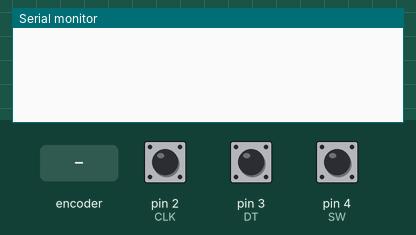
Simulated run of this sketch. Board: Arduino Uno, built with avr-gcc and run on an emulated ATmega328P. Parts: the last lines printed to the serial monitor. The test bench sets the inputs (shaded band); at power-on: pin 4 (SW) LOW, pin 2 (CLK) HIGH, pin 3 (DT) HIGH.

Above: at 1.2 s.
1.3 s: rotary encoder on pin 2 (CLK) / pin 3 (DT) turned 1 step (first pin leading)
At 2.6 s:
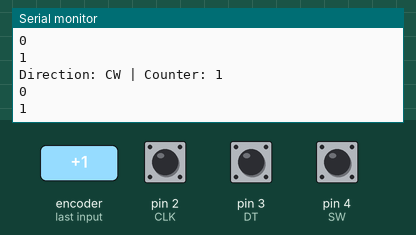
3.0 s: pin 4 (SW) pulled HIGH for 0.15 s
At 3.4 s:
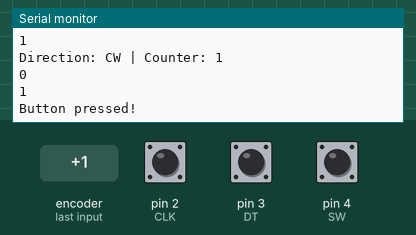
4.6 s: rotary encoder on pin 2 (CLK) / pin 3 (DT) turned 2 steps (second pin leading)
At 6.3 s:
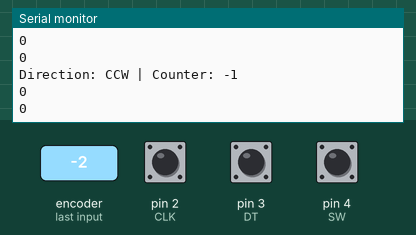

Measured:
- after the input at 1.3 s, the serial monitor: prints a new line at once (image 1)
- after the input at 3.0 s, the serial monitor: prints a new line at once (image 2)
- after the input at 4.6 s, the serial monitor: prints a new line at once (image 3)

The sketch:

Rotary_Encoder.ino
```cpp
// Rotary Encoder Inputs
#define CLK 2
#define DT 3
#define SW 4

int counter = 0;
int currentStateCLK;
int lastStateCLK;
String currentDir ="";
//unsigned long lastButtonPress = 0;

void setup() {

	// Set encoder pins as inputs
	pinMode(CLK,INPUT_PULLUP);
	pinMode(DT,INPUT_PULLUP);
	//pinMode(SW, INPUT_PULLUP);

	// Setup Serial Monitor
	Serial.begin(9600);

	// Read the initial state of CLK
	lastStateCLK = digitalRead(CLK);
	// lastStateCLK = 0;

}

void loop() {
  //Serial.print(lastStateCLK);
  // Serial.println(lastStateCLK);
	// Read the current state of CLK
	currentStateCLK = digitalRead(CLK);
  //Serial.println(digitalRead(CLK));
  //Serial.println(digitalRead(DT));

	// If last and current state of CLK are different, then pulse occurred
	// React to only 1 state change to avoid double count
	// if (currentStateCLK != lastStateCLK){
  //Serial.print("CLK = ");
  //if the state of Output A has changed (currentStateCLK != lastStateCLK) and output A is currently a 0 (currentStateCLK == 0)
  if (currentStateCLK != lastStateCLK  && currentStateCLK == 0){

		// If the DT state is different than the CLK state and CLK state is 0 (low), and since DT != CLK at this time,
    //that means we are CW because output A recevied a signal first meaning it touched a metal pad (pulling its value to ground, 0) first in the rotary encoder
    //Serial.println("inside first if");
    //if output B is different than output A (meaning output B is a 1 since Output A we already confirmed is a 0) then
    //this means that we are rotating clockwise because Output A will enter the metal pad before output B (Output A will be a 0
    //when output B is a 1 since we are rotating clockwise)
		if (digitalRead(DT) != currentStateCLK) {
      Serial.println("initial if");
      Serial.println(digitalRead(CLK));
      Serial.println(digitalRead(DT));
      //increment counter because we are rotating clockwise
			counter ++;
			currentDir ="CW";

    } else if (digitalRead(DT) == currentStateCLK)
    //this means that we are rotating counterclockwise because when Output B is equal to Output A, and we already confirmed that output A is a 0, this means
    //that we have rotated counterclockwise, and Output B has already gotten onto the conductive pad (became a 0) before output A
     {
      Serial.println("else if");
      Serial.println(digitalRead(CLK));
      Serial.println(digitalRead(DT));
			// Encoder is rotating CCW so decrement
			counter --;
			currentDir ="CCW";
		}
    // Remember last CLK state
    // lastStateCLK = currentStateCLK;

		Serial.print("Direction: ");
		Serial.print(currentDir);
		Serial.print(" | Counter: ");
		Serial.println(counter);
    //delay(100);
    Serial.println(digitalRead(CLK));
    Serial.println(digitalRead(DT));
	}

	// // Remember last CLK state
	lastStateCLK = currentStateCLK;

	// Read the button state
	int btnState = digitalRead(SW);
  //Serial.println(btnState);

	//If we detect LOW signal, button is pressed
	if (btnState == HIGH) {
    	Serial.println("Button pressed!");
		//if 50ms have passed since last LOW pulse, it means that the
		//button has been pressed, released and pressed again
		// if (millis() - lastButtonPress > 50) {
		// 	Serial.println("Button pressed!");
		// }
    delay(300);

		// Remember last button press event
		//lastButtonPress = millis();
	}

	// Put in a slight delay to help debounce the reading
	delay(1); //delay by 1 ms
}
```
